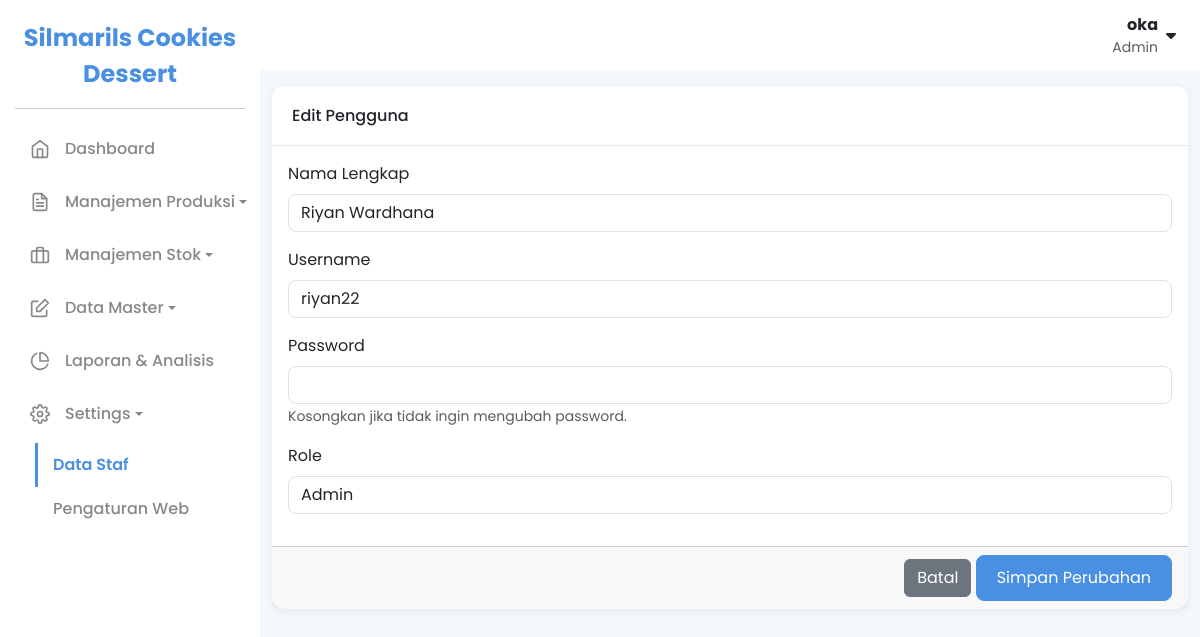
The app's page /index.php?page=pengguna_form&id=1 (signed in) with its own data.
### tables this page shows
CREATE TABLE `pengguna` (
  `id_pengguna` int NOT NULL,
  `nama_lengkap` varchar(100) NOT NULL,
  `username` varchar(50) NOT NULL,
  `password` varchar(255) NOT NULL,
  `role` enum('Admin','Pegawai') NOT NULL
);

### core/functions.php (called while the page is built, shortened)
<?php
function base_url($path = '')
{
            $protocol = isset($_SERVER['HTTPS']) && $_SERVER['HTTPS'] === 'on' ? "https" : "http";
            $host = $_SERVER['HTTP_HOST'];
            $script_name = str_replace('\\', '/', dirname($_SERVER['SCRIPT_NAME']));
            $project_root = rtrim($script_name, '/');
            $url = "$protocol://$host" . rtrim($project_root, '/') . '/' . ltrim($path, '/');
            return $url;
}

### pages/pengguna_form.php (the view, shortened to what this page needs)
<?php
$is_edit = isset($_GET['id']);
$id_pengguna = $is_edit ? $_GET['id'] : null;
$user_data = ['nama_lengkap' => '', 'username' => '', 'role' => 'Pegawai'];
if ($is_edit) {
            $stmt = $pdo->prepare("SELECT nama_lengkap, username, role FROM pengguna WHERE id_pengguna = ?");
            $stmt->execute([$id_pengguna]);
            $user_data = $stmt->fetch(PDO::FETCH_ASSOC);
}
?>
<div class="container-fluid py-3">
            <form method="POST">
                        <div class="card">
                                    <div class="card-header">
                                                <h6 class="m-0"><?php echo $is_edit ? 'Edit Pengguna' : 'Tambah Pengguna Baru'; ?></h6>
                                    </div>
                                    <div class="card-body">
                                                <div class="mb-3"><label class="form-label">Nama Lengkap</label><input type="text" name="nama_lengkap" class="form-control" value="<?php echo htmlspecialchars($user_data['nama_lengkap']); ?>" required></div>
                                                <div class="mb-3"><label class="form-label">Username</label><input type="text" name="username" class="form-control" value="<?php echo htmlspecialchars($user_data['username']); ?>" required></div>
                                                <div class="mb-3">
                                                            <label class="form-label">Password</label>
                                                            <input type="password" name="password" class="form-control" <?php if (!$is_edit) echo 'required'; ?>>
                                                            <?php if ($is_edit): ?><small class="text-muted">Kosongkan jika tidak ingin mengubah password.</small><?php endif; ?>
                                                </div>
                                                <div class="mb-3">
                                                            <label class="form-label">Role</label>
                                                            <select name="role" class="form-control">
                                                                        <option value="Admin" <?php echo ($user_data['role'] == 'Admin') ? 'selected' : ''; ?>>Admin</option>
                                                            </select>
                                                </div>
                                    </div>
                                    <div class="card-footer text-end">
                                                <a href="<?php echo base_url('index.php?page=pengguna'); ?>" class="btn btn-secondary">Batal</a>
                                                <button type="submit" class="btn btn-primary"><?php echo $is_edit ? 'Simpan Perubahan' : 'Tambah Pengguna'; ?></button>
                                    </div>
                        </div>
            </form>
</div>

### assets/css/style.css (style rules this page uses)
:root { --primary-color: #4a90e2; --sidebar-bg: #ffffff; --body-bg: #f4f7fc; --card-bg: #ffffff; --text-color: #333333; --text-muted: #888888; --sidebar-width: 260px; --border-radius: 12px; --shadow: 0 4px 20px rgba(0, 0, 0, 0.05); --shadow: 0 2px 10px rgba(0, 0, 0, 0.06); }
body { background-color: var(--body-bg); font-family: "Poppins", sans-serif; color: var(--text-color); }
.card { border: none; border-radius: var(--border-radius); box-shadow: var(--shadow); margin-bottom: 1.5rem; }
.card-header { background-color: transparent; border-bottom: 1px solid #eaeaea; padding: 1.25rem; font-weight: 600; }
.btn-primary { background-color: var(--primary-color); border-color: var(--primary-color); border-radius: 8px; padding: 10px 20px; }
.form-control { border-radius: 8px; }

### records on screen
pengguna: nama_lengkap "Riyan Wardhana", username "riyan22", role "Admin"

### other values on screen
$settings['nama_website'] "Silmarils Cookies Dessert"
$_SESSION['nama_lengkap'] "oka"
$_SESSION['role'] "Admin"
